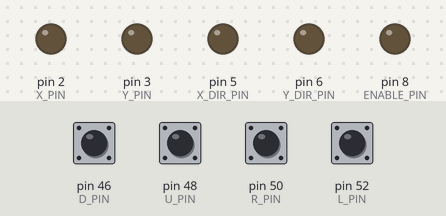
Bench run of a sketch on a simulated Arduino Mega 2560, built with avr-gcc and run on an emulated ATmega2560. Shown: output pins drawn as LEDs (lit = HIGH). The test bench sets the inputs (shaded band); at power-on: pin 46 (D_PIN), pin 48 (U_PIN), pin 50 (R_PIN), pin 52 (L_PIN) HIGH.

Above: at 1.2 s.
1.3 s: pin 46 (D_PIN) pulled LOW for 0.15 s
At 2.0 s:
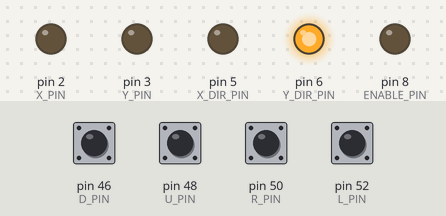
3.0 s: pin 48 (U_PIN) pulled LOW for 0.15 s
At 3.1 s:
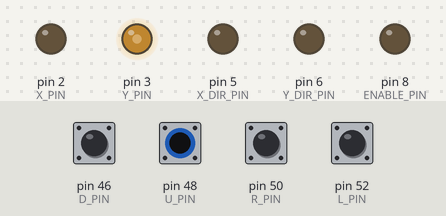
4.7 s: pin 50 (R_PIN) pulled LOW for 0.15 s
At 5.8 s:
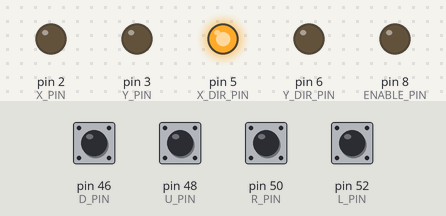
6.4 s: pin 52 (L_PIN) pulled LOW for 0.15 s
At 6.5 s:
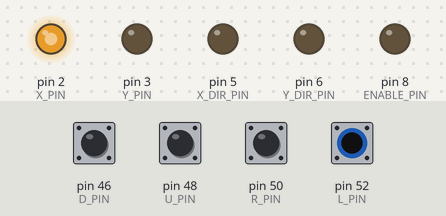
8.1 s: pin 46 (D_PIN) pulled LOW for 1 s
At 8.5 s:
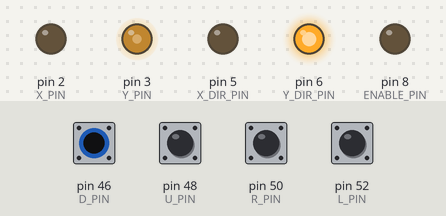
10.6 s: pin 50 (R_PIN) pulled LOW for 1 s
At 12.3 s:
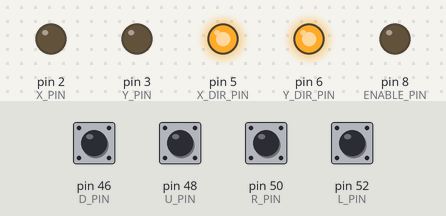
Timing chart, 0 to 13.8 s (numbered marks = the images above; inputs shaded):
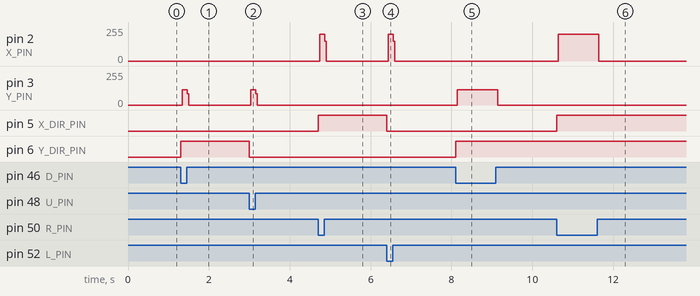

The sketch:

slide_holder.ino
```cpp
const int X_PIN   = 2;
const int Y_PIN = 3;
const int X_DIR_PIN = 5;
const int Y_DIR_PIN = 6;
const int ENABLE_PIN = 8;
const int L_PIN = 52;
const int R_PIN = 50;
const int U_PIN = 48;
const int D_PIN = 46;

const int PULSE_US = 100;


void setup() {
  Serial.begin(9600);
  pinMode(X_PIN,   OUTPUT);
  pinMode(X_DIR_PIN,    OUTPUT);
  pinMode(Y_PIN,     OUTPUT);
  pinMode(Y_DIR_PIN, OUTPUT);
  pinMode(ENABLE_PIN, OUTPUT);

  pinMode(L_PIN, INPUT_PULLUP);
  pinMode(R_PIN, INPUT_PULLUP);
  pinMode(U_PIN, INPUT_PULLUP);
  pinMode(D_PIN, INPUT_PULLUP);

  // enable the driver
  digitalWrite(ENABLE_PIN, LOW);

}

void loop() {


  if (digitalRead(L_PIN) == LOW) {
    digitalWrite(X_DIR_PIN, LOW);
    digitalWrite(X_PIN, HIGH);
    delayMicroseconds(PULSE_US);
    digitalWrite(X_PIN, LOW);
  }

  if (digitalRead(R_PIN) == LOW) {
    digitalWrite(X_DIR_PIN, HIGH);
    digitalWrite(X_PIN, HIGH);
    delayMicroseconds(PULSE_US);
    digitalWrite(X_PIN, LOW);

  }

    if (digitalRead(U_PIN) == LOW) {
    digitalWrite(Y_DIR_PIN, LOW);
    digitalWrite(Y_PIN, HIGH);
    delayMicroseconds(PULSE_US);
    digitalWrite(Y_PIN, LOW);
    delayMicroseconds(PULSE_US);
  }

  if (digitalRead(D_PIN) == LOW) {
    digitalWrite(Y_DIR_PIN, HIGH);
    digitalWrite(Y_PIN, HIGH);
    delayMicroseconds(PULSE_US);
    digitalWrite(Y_PIN, LOW);
    delayMicroseconds(PULSE_US);

  }


}
```

Measured:
- after the input at 1.3 s, pin 3 (Y_PIN): 0/255 → 115/255 at once, → 0/255 0.12 s later; pin 6 (Y_DIR_PIN): LOW → HIGH at once
- after the input at 3.0 s, pin 3 (Y_PIN): 0/255 → 114/255 at once, → 0/255 0.12 s later; pin 6 (Y_DIR_PIN): HIGH → LOW at once
- after the input at 4.7 s, pin 2 (X_PIN): 0/255 → 200/255 at once, → 0/255 0.12 s later; pin 5 (X_DIR_PIN): LOW → HIGH at once
- after the input at 6.4 s, pin 2 (X_PIN): 0/255 → 200/255 at once, → 0/255 0.12 s later; pin 5 (X_DIR_PIN): HIGH → LOW at once
- after the input at 8.1 s, pin 3 (Y_PIN): 0/255 → 115/255 at once, → 0/255 1.0 s later; pin 6 (Y_DIR_PIN): LOW → HIGH at once
- after the input at 10.6 s, pin 2 (X_PIN): 0/255 → 200/255 at once, → 0/255 1.0 s later; pin 5 (X_DIR_PIN): LOW → HIGH at once
